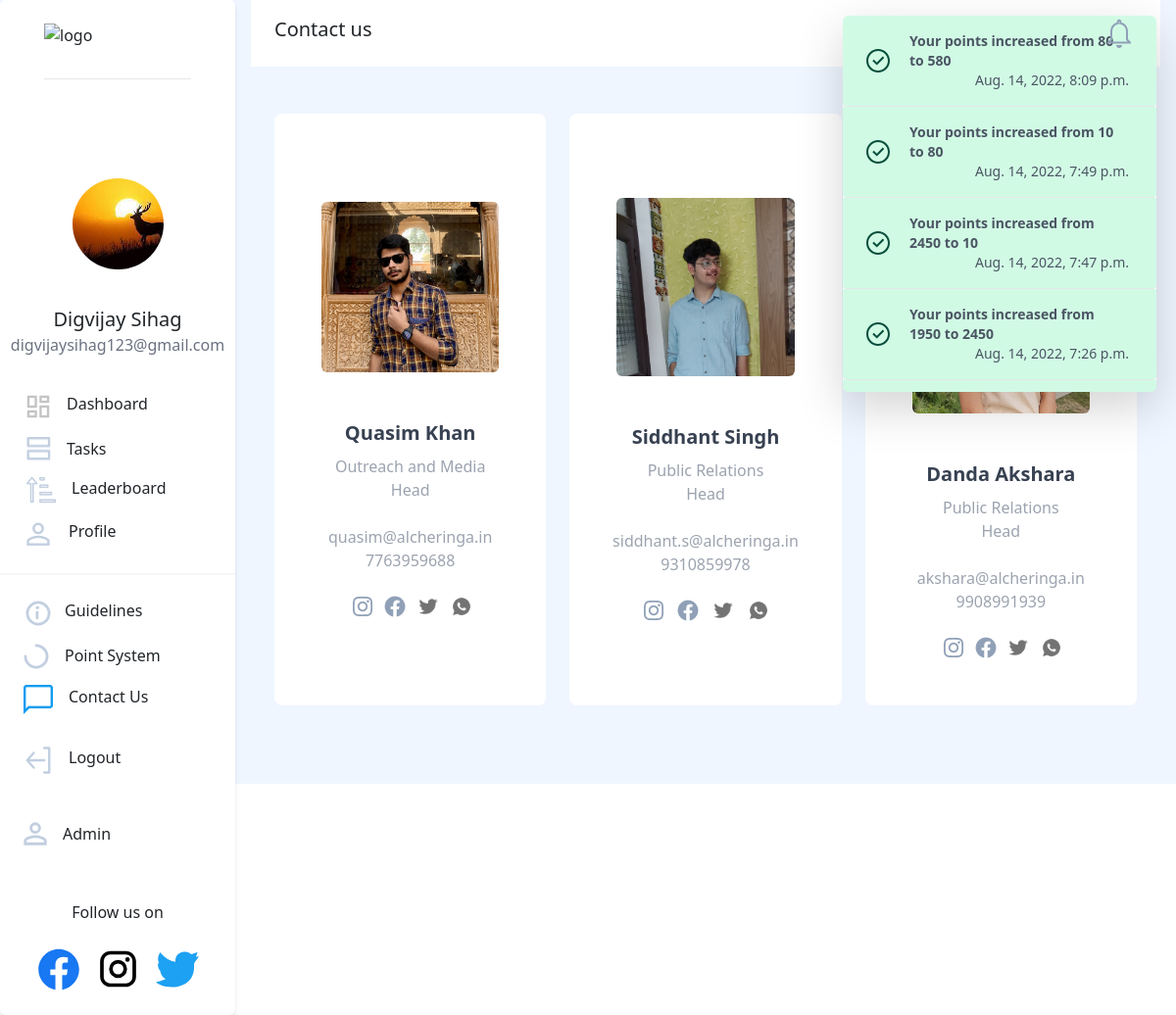
The app's page /contactus (signed in) with its own data.
### users/models.py (models this page shows, shortened)
class NewUser(AbstractBaseUser, PermissionsMixin):
    id = models.SlugField(primary_key=True, default=uuid.uuid4)
    alcherid = models.CharField(
        max_length=9, blank=True, unique=True, default=create_new_ref_number)
    img = models.ImageField(
        upload_to="image-uploads/", default='image-uploads/user.png')
    email = models.EmailField(_('email address'), unique=True)
    username = models.CharField(max_length=150, unique=False, default="user")
    firstname = models.CharField(max_length=150, blank=True)
    phone = PhoneNumberField(unique=False, blank=True)
    graduation_year = models.CharField(max_length=200, unique=False)
    college_state = models.CharField(max_length=200, unique=False)
    college_city = models.CharField(max_length=200, unique=False)
    college_name = models.CharField(max_length=200, unique=False)
    position_of_responsibility = models.CharField(
        max_length=200, unique=False, blank=True)
    interested_modules = models.CharField(
        max_length=200, unique=False, blank=True)
    instahandle = models.CharField(
        max_length=200, blank=True, unique=True, )
    referred_by = models.CharField(
        max_length=9, blank=True)
    referrals = models.IntegerField(default=0)
    date_joined = models.DateTimeField(default=timezone.now)
    provider = models.CharField(max_length=200, unique=False, default="email")
    about = models.TextField(_('about'), max_length=500, blank=True)
    is_staff = models.BooleanField(default=False)
    is_active = models.BooleanField(default=False)
    objects = CustomAccountManager()
    points = models.IntegerField(default=250)
    tasks = models.IntegerField(default=0)
    USERNAME_FIELD = 'email'
    REQUIRED_FIELDS = ['firstname']

### dashboard/models.py (models this page shows, shortened)
class Notifications(models.Model):
    TYPECHOICES = [
        ('Success', 'Success'),
        ('Warning', 'Warning'),
        ('Info', 'Info'),
    ]
    id = models.SlugField(primary_key=True, default=uuid.uuid4)
    message = models.CharField(max_length=200)
    user = models.ForeignKey(
        'users.NewUser', default=None, null=True,blank=True, on_delete=models.CASCADE)
    created_on = models.DateTimeField(default=timezone.now)
    type = models.CharField(max_length=200,choices=TYPECHOICES)
    isread=models.BooleanField(default=False)

### dashboard/views.py (the view)
# urls.py: path('contactus', dashboard_views.contactus, name='contactus'),
@login_required
def contactus(request):
    if request.user.is_authenticated:
        notification_list = Notifications.objects.filter(
            Q(user=request.user) | Q(user=None)).order_by('-created_on')
        isread = True
        notification_list = Notifications.objects.filter(
            Q(user=request.user) | Q(user=None)).order_by('-created_on')
        for notif in notification_list:
            if not notif.isread:
                isread = False
                break
        context = {
            'heading': 'Contact us',
            'notification_list': notification_list, 'isread': isread
        }
        return render(request, 'dashboard/contactus.html', context)
    else:
        return render(request, 'dashboard/landing_page.html')

### templates/dashboard/contactus.html (shortened to what this page needs)
{% extends '../basic.html'%}
{% load static %}
{% block body %}
<body>
    <div class="bg-blue-50 flex">
        {% include "../navbar.html" %}
        <div class="flex">
                <section class="max-w-6xl mx-auto px-4 sm:px-6 lg:px-4 py-12">
                    <div class="grid grid-cols-1 sm:grid-cols-2 md:grid-cols-2 lg:grid-cols-3 gap-6">
                        <div class="w-full bg-white rounded-lg p-12 flex flex-col justify-center items-center">
                            <div class="w-full rounded-md mb-5">
                                <img src="{% static 'images/pr/quasim1.jpeg' %}" height="258px"; class="w-full rounded-md">
                            </div>
                            <div class="text-center">
                                <p class="text-xl text-gray-700 font-bold mb-2">Quasim Khan</p>
                                <p class="text-base text-gray-400 font-normal">Outreach and Media<br>Head</p><br>
                                <p class="text-base text-gray-400 font-normal">quasim@alcheringa.in</p>
                                <p class="text-base text-gray-400 font-normal">7763959688</p>
                                <div class="flex mt-4 mx-4 items-center">
                                    <a href="https://www.instagram.com/quasim._/" target="_blank"><img class="mx-2" src="{% static 'images/social/ins.png' %}"></a>
                                    <a href="https://www.facebook.com/quasim.khan.1291" target="_blank"><img class="mx-2" src="{% static 'images/social/fb.png' %}"></a>
                                    <a href="https://twitter.com/IMquasi" target="_blank"><img class="mx-2" style="height:22px;width:22px;" src="{% static 'images/social/twitter.png' %}"></a>
                                    <a href="https://api.whatsapp.com/send?phone=917763959688&app=facebook&entry_point=page_cta&fbclid=IwAR0iTaa4nq5ZKq3wypRtyjPNeGx4eQvLD-qbkjutsIk8dbE9ZafuaAtygp8" target="_blank"><img class="mx-2" style="height:22px;width:22px;" src="{% static 'icons/whatsapp.png' %}"></a>
                                </div>
                            </div>
                        </div>
                        <div class="w-full bg-white rounded-lg p-12 flex flex-col justify-center items-center">
                            <div class="w-full rounded-md mb-5">
                                <img src="{% static 'images/pr/siddhant.jpg' %}" class="w-full rounded-md">
                            </div>
                            <div class="text-center">
                                <p class="text-xl text-gray-700 font-bold mb-2">Siddhant Singh</p>
                                <p class="text-base text-gray-400 font-normal">Public Relations<br>Head</p><br>
                                <p class="text-base text-gray-400 font-normal">siddhant.s@alcheringa.in</p>
                                <p class="text-base text-gray-400 font-normal">9310859978</p>
                                <div class="flex mt-4 mx-4 items-center">
                                    <a href="https://www.instagram.com/sid_8171/" target="_blank"><img class="mx-2" src="{% static 'images/social/ins.png' %}"></a>
                                    <a href="https://www.facebook.com/sid8171" target="_blank"><img class="mx-2" src="{% static 'images/social/fb.png' %}"></a>
                                    <a href="https://twitter.com/sid_8171" target="_blank "><img class="mx-2" style="height:22px;width:22px;" src="{% static 'images/social/twitter.png' %}"></a>
                                    <a href="https://api.whatsapp.com/send?phone=919310859978&app=facebook&entry_point=page_cta&fbclid=IwAR0iTaa4nq5ZKq3wypRtyjPNeGx4eQvLD-qbkjutsIk8dbE9ZafuaAtygp8" target="_blank"><img class="mx-2" style="height:22px;width:22px;" src="{% static 'icons/whatsapp.png' %}"></a>
                                </div>
                            </div>
                        </div>
                        <div class="w-full bg-white rounded-lg p-12 flex flex-col justify-center items-center">
                            <div class="w-full rounded-md mb-5">
                            </div>
                            <div class="text-center">
                                <p class="text-xl text-gray-700 font-bold mb-2">Danda Akshara</p>
                                <p class="text-base text-gray-400 font-normal">Public Relations<br>Head</p><br>
                                <p class="text-base text-gray-400 font-normal">akshara@alcheringa.in</p>
                                <p class="text-base text-gray-400 font-normal">9908991939</p>
                                <div class="flex mt-4 mx-4 items-center">
                                    <a href="https://www.instagram.com/danda_akshara/" target="_blank" ><img class="mx-2" src="{% static 'images/social/ins.png' %}"></a>
                                    <a href="https://www.facebook.com/akshara.reddy.37051" target="_blank"><img class="mx-2" src="{% static 'images/social/fb.png' %}"></a>
                                    <a href="https://wa.me/message/LTSEPGLKIM35C1" target="_blank"><img class="mx-2" style="height:22px;width:22px;" src="{% static 'images/social/twitter.png' %}"></a>
                                    <a href="https://wa.me/message/LTSEPGLKIM35C1" target="_blank"><img class="mx-2" style="height:22px;width:22px;" src="{% static 'icons/whatsapp.png' %}"></a>
                                </div>
                            </div>
                        </div>
                    </div>
                </section>
        </div>
    </div>
    </div>
</body>
{%endblock%}

### templates/navbar.html (shortened to what this page needs)
{% load static %}
<nav class="hidden sm:block bg-white h-screen border-gray-400 rounded ">
  <div class="flex flex-col justify-center bg-white border-gray-400 rounded shadow-md">
    <a href="/"><img src="https://i.ibb.co/28C2v0b/image.png" class="mt-6 mx-auto pb-3 border-b" width="150px"
        height="40px" alt="logo" border="0" /></a>
    <div class="flex flex-col justify-center" style="margin:1.5vh 0;align-items: center;">
      <div id="profile-value" class="absolute">
        <img src="{{request.user.img.url}}" width="93px" alt="profile pic" border="0" class="mx-auto rounded-full">
      </div>
      <div class="pt-4 font-medium text-xl text-center" style="margin-top:-60px;">{{request.user.firstname}}</div>
      <div class="text-gray-500 text-base font-normal text-center">{{request.user.email}}</div>
    </div>
    <div class="elements flex flex-col justify-center" style="margin:1vh 0;padding:1vh 0">
      <div>
        <a href="{% url 'dashboard_page' %}"
          class="rounded-full flex flex-nowrap pl-6 w-60 hover:border-0 hover:bg-gray-100 hover:no-underline"
          style="padding-top:1vh;padding-bottom:1vh">
          {% if heading == 'Dashboard' %}
          <img src="{% static 'icons/dashboard-active.png' %}" />
          {% else %}
          <img src="{% static 'icons/dashboard.png' %}" />
          {% endif %}
          <p class="pl-4 hover:no-underline" style="transform: translate(-2px,0)">Dashboard</p>
        </a>
      </div>
      <div>
        <a href="{% url 'tasks' %}"
          class="rounded-full flex flex-nowrap pl-6 w-60 hover:border-0 hover:bg-gray-100 hover:no-underline"
          style="padding-top:1vh;padding-bottom:1vh; transform: translate(3px,0)">
          {% if heading == 'Tasks' %}
          <img src="{% static 'icons/tasks-active.png' %}" />
          {% else %}
          <img src="{% static 'icons/tasks.png' %}" />
          {% endif %}
          <p class="pl-4 hover:no-underline">Tasks</p>
        </a>
      </div>
      <div>
        <a href="{% url 'leaderboard' %}"
          class="rounded-full flex flex-nowrap pl-6 w-60 hover:border-0 hover:bg-gray-100 hover:no-underline"
          style="padding-top:1vh;padding-bottom:1vh; transform: translate(3px,0)">
          {% if heading == 'Leaderboard' %}
          <img src="{% static 'icons/leaderboard-active.png' %}" />
          {% else %}
          <img src="{% static 'icons/leaderboard.png' %}" />
          {% endif %}
          <p class="pl-4 hover:no-underline">Leaderboard</p>
        </a>
      </div>
      <div>
        <a href="{% url 'profile' %}"
          class="rounded-full flex flex-nowrap w-60 pl-6 hover:border-0 hover:bg-gray-100 mb-3 hover:no-underline"
          style="cursor:pointer;padding-top:1vh;padding-bottom:1vh">
          {% if heading == 'Profile' %}
          <img src="{% static 'icons/profile-active.png' %}" />
          {% else %}
          <img src="{% static 'icons/profile.png' %}" />
          {% endif %}
          <p class="pl-4 no-underline">Profile</p>
        </a>
      </div>
      <hr class="border bg-gray-200" />
      <a href="{% url 'guidelines' %}"
        class="rounded-full flex flex-nowrap w-60 pl-6 hover:border-0 hover:bg-gray-100 hover:no-underline mt-3"
        style="cursor:pointer;padding-top:1vh;padding-bottom:1vh">
        <p class="pl-3 no-underline">Guidelines</p>
      </a>
      <a href="{% url 'scoring' %}"
        class="rounded-full flex flex-nowrap w-60 pl-6 hover:border-0 hover:bg-gray-100 hover:no-underline"
        style="cursor:pointer;padding-top:1vh;padding-bottom:1vh">
        <p class="pl-4 no-underline">Point System</p>
      </a>
      <a href="{% url 'contactus' %}"
        class="rounded-full flex flex-nowrap w-60 pl-6 hover:border-0 hover:bg-gray-100 hover:no-underline"
        style="cursor:pointer;padding-top:1vh;padding-bottom:1vh">
        {% if heading == 'Contact us' %}
        <img src="{% static 'icons/contactus-active.png' %}" />
        {% else %}
        <img src="{% static 'icons/contactus.png' %}" />
        {% endif %}
        <p class="pl-4 no-underline">Contact Us</p>
      </a>
      <a href="{% url 'logout' %}"
        class="side rounded-full flex flex-nowrap py-4 pl-6 w-60 hover:border-0 hover:bg-gray-100 hover:no-underline"
        style="cursor:pointer;padding-top:1vh;padding-bottom:1vh">
        <p class="pl-4 no-underline">Logout</p>
      </a>
      {% if request.user.is_staff %}
      <a href="/admin"
        class="rounded-full flex flex-nowrap py-4 w-60 pl-6 hover:border-0 hover:bg-gray-100 mb-3 hover:no-underline"
        style="cursor:pointer;padding-top:1vh;padding-bottom:1vh">
        <p class="pl-4 no-underline">Admin</p>
      </a>
      {%endif%}
    </div>
    <div>
      <div style="text-align:center">
        <p class="px-8" style="font-weight:500;">Follow us on</p>
        <div class=" flex justify-center space-x-4 m-4">
          <a style="cursor:pointer;" href="https://www.facebook.com/alcheringaiitg" target="_blank"></a>
          <a style="cursor:pointer;" href="https://www.instagram.com/alcheringaiitg/" target="_blank"></a>
          <a style="cursor:pointer;" href="https://twitter.com/alcheringaiitg" target="_blank"></a>
        </div>
      </div>
    </div>
  </div>
</nav>
<div class="mx-3 flex-grow" x-data="{ dropdownOpen: false }">
  <nav class=" px-6 py-3 flex justify-between bg-white sm:bg-none -mx-4 mx-0">
    <a class=" font-medium text-xl ">{{ heading }}</a>
    {%include 'navbarnotifications.html'%}
  </nav>

### templates/navbarnotifications.html (shortened to what this page needs)
{% load static %}
<button @click="dropdownOpen = !dropdownOpen" id="notif_unread" style="z-index:100;">
    {% if isread %}
    <img src="{% static 'icons/notifications-read.png' %}" id="notif_unread_img"/>
    {% else %}
    <img src="{% static 'icons/notifications-unread.png' %}" id="notif_unread_img"/>
    {% endif %}
</button>
<div x-show="dropdownOpen" @click="dropdownOpen = false" class="fixed inset-0 h-full w-full z-10"></div>
<div x-show="dropdownOpen" class="absolute right-0 bg-white rounded-md shadow-lg overflow-y-scroll max-h-96 z-20 lg:mx-5"
    style="width:20rem;" id="dropdown" style="display:none;">
    {% for notification in notification_list %}
    {% if notification.type == 'Info' %}
    <div>
        <a class="flex items-center px-4 py-3 border-b hover:bg-blue-300 bg-blue-100 rounded-b text-blue-900">
            <div class="py-1"><svg class="fill-current h-6 w-6 text-teal-500 mr-4" xmlns="http://www.w3.org/2000/svg"
                    viewBox="0 0 20 20">
                    <path
                        d="M2.93 17.07A10 10 0 1 1 17.07 2.93 10 10 0 0 1 2.93 17.07zm12.73-1.41A8 8 0 1 0 4.34 4.34a8 8 0 0 0 11.32 11.32zM9 11V9h2v6H9v-4zm0-6h2v2H9V5z" />
                </svg>
            </div>
            <p class="text-gray-600 text-sm mx-1 flex-grow">
                <span class="font-bold" href="#">{{notification.message}}</span>
                <br /><span class="font-thin float-right" href="#">{{notification.created_on}}</span>
            </p>
        </a>
    </div>
    {% elif notification.type == 'Success' %}
    <div>
        <a class="flex items-center px-4 py-3 border-b hover:bg-green-300 bg-green-100 rounded-b text-green-900">
            <div class="py-1">
            </div>
            <div class="text-gray-600 text-sm mx-1 flex-grow">
                <span class="font-bold" href="#">{{notification.message}}</span>
                <br /><span class="font-thin float-right" href="#">{{notification.created_on}}</span>
            </div>
        </a>
    </div>
    {% endif %}
    {% endfor %}
</div>

### records on screen
NewUser: user.img (picture), user.firstname "Digvijay Sihag", user.email "digvijaysihag123@gmail.com"
Notifications: message "Your points increased from 80 to 580", created_on "Aug. 14, 2022, 8:09 p.m."
Notifications: message "Your points increased from 10 to 80", created_on "Aug. 14, 2022, 7:49 p.m."
Notifications: message "Your points increased from 2450 to 10", created_on "Aug. 14, 2022, 7:47 p.m."
Notifications: message "Your points increased from 1950 to 2450", created_on "Aug. 14, 2022, 7:26 p.m."

### other values on screen
{{ heading }} "Contact us"
